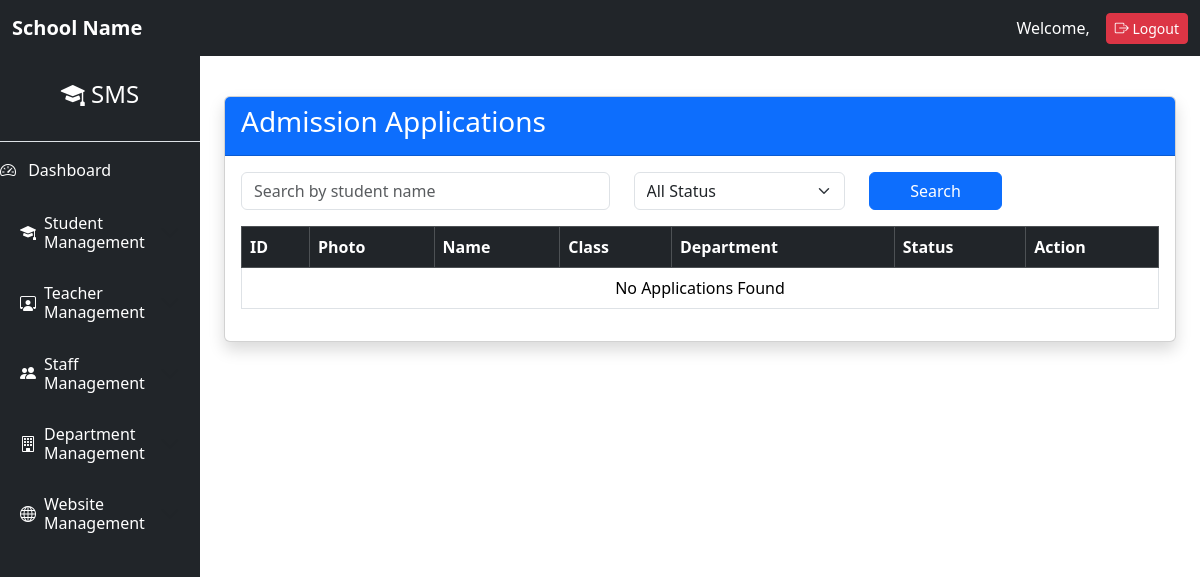
The app's page /admission/list/, older data.
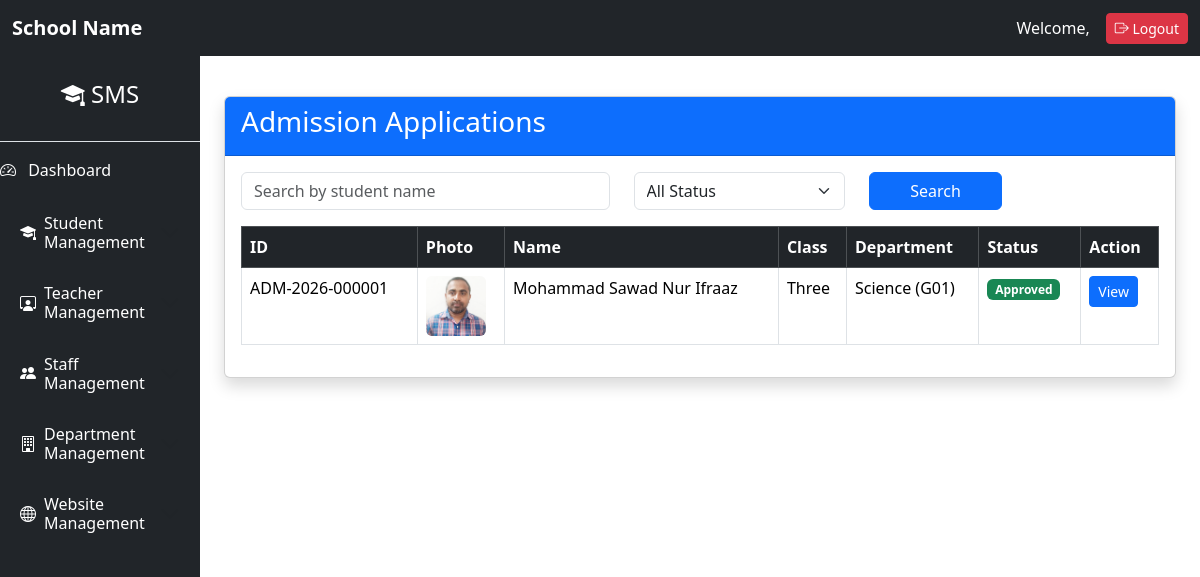
The same page, newer data.
### admission/models.py (models this page shows, shortened)
class AdmissionApplication(models.Model):
    STATUS_CHOICES = [
        ("Pending", "Pending"),
        ("Verified", "Verified"),
        ("Approved", "Approved"),
        ("Rejected", "Rejected"),
    ]
    GENDER_CHOICES = [
        ("Male", "Male"),
        ("Female", "Female"),
        ("Other", "Other"),
    ]
    RELIGION_CHOICES = [
        ("Islam", "Islam"),
        ("Hindu", "Hindu"),
        ("Buddhist", "Buddhist"),
        ("Christian", "Christian"),
        ("Other", "Other"),
    ]
    application_id = models.CharField(
        max_length=30,
        unique=True,
    )
    admission_session = models.ForeignKey(
    Session,
    on_delete=models.PROTECT,
    )
    student_class = models.ForeignKey(
    StudentClass,
    on_delete=models.PROTECT,
    )
    section = models.ForeignKey(
    Section,
    on_delete=models.PROTECT,
    )
    department = models.ForeignKey(
        Department,
        on_delete=models.PROTECT,
    )
    status = models.CharField(
        max_length=20,
        choices=STATUS_CHOICES,
        default="Pending",
    )
    name = models.CharField(max_length=150)
    father_name = models.CharField(max_length=150)
    mother_name = models.CharField(max_length=150)
    dob = models.DateField()
    gender = models.CharField(
        max_length=10,
        choices=GENDER_CHOICES,
    )
    religion = models.CharField(
        max_length=20,
        choices=RELIGION_CHOICES,
    )
    blood_group = models.ForeignKey(
    BloodGroup,
    on_delete=models.PROTECT,
    null=True,
    blank=True,
    )
    nationality = models.CharField(
        max_length=50,
        default="Bangladeshi",
    )
    previous_school = models.CharField(
    max_length=200,
    blank=True,
    )
    phone = models.CharField(max_length=20)
    email = models.EmailField(
        blank=True,
    )
    present_address = models.TextField()
    permanent_address = models.TextField()
    guardian_name = models.CharField(max_length=150)
    guardian_phone = models.CharField(max_length=20)
    guardian_occupation = models.CharField(
        max_length=100,
        blank=True,
    )
    photo = models.ImageField(
        upload_to="admission/photos/",
    )
    birth_certificate = models.FileField(
        upload_to="admission/documents/",
        blank=True,
        null=True,
    )
    created_at = models.DateTimeField(
        auto_now_add=True,
    )
    updated_at = models.DateTimeField(
        auto_now=True,
    )

### academics/models.py (models this page shows)
class StudentClass(models.Model):
    name = models.CharField(
        max_length=30,
        unique=True,
    )
    order = models.PositiveIntegerField()
    class Meta:
        ordering = ["order"]
    def __str__(self):
        return self.name

### departments/models.py (models this page shows)
class Department(models.Model):
    name = models.CharField(
        max_length=100,
        unique=True
    )
    department_code = models.CharField(
        max_length=20,
        unique=True
    )
    created_at = models.DateTimeField(
        auto_now_add=True
    )
    updated_at = models.DateTimeField(
        auto_now=True
    )
    def __str__(self):
        return f"{self.name} ({self.department_code})"

### admission/views.py (the view)
class AdmissionListView(ListView):
    model = AdmissionApplication
    template_name = "admission/admission_list.html"
    context_object_name = "applications"
    paginate_by = 5
    ordering = ["-created_at"]
    def get_queryset(self):
        queryset = AdmissionApplication.objects.select_related(
            "student_class",
            "section",
            "department",
            "admission_session",
        ).order_by("-created_at")
        search = self.request.GET.get("search")
        status = self.request.GET.get("status")
        if search:
            queryset = queryset.filter(
                name__icontains=search
            )
        if status:
            queryset = queryset.filter(
                status=status
            )
        return queryset

### admission/templates/admission/admission_list.html (shortened to what this page needs)
{% extends "base.html" %}
{% block content %}
<div class="container mt-4">
<div class="card shadow">
<div class="card-header bg-primary text-white">
<h3>Admission Applications</h3>
</div>
<div class="card-body">
<form method="get" class="row mb-3">
<div class="col-md-5">
<input
type="text"
name="search"
class="form-control"
placeholder="Search by student name"
value="{{ request.GET.search }}">
</div>
<div class="col-md-3">
<select name="status" class="form-select">
<option value="">All Status</option>
</select>
</div>
<div class="col-md-2">
<button
class="btn btn-primary w-100">
Search
</button>
</div>
</form>
<div class="table-responsive">
<table class="table table-bordered table-hover">
<thead class="table-dark">
<tr>
<th>ID</th>
<th>Photo</th>
<th>Name</th>
<th>Class</th>
<th>Department</th>
<th>Status</th>
<th>Action</th>
</tr>
</thead>
<tbody>
{% for application in applications %}
<tr>
<td>{{ application.application_id }}</td>
<td>
<img
src="{{ application.photo.url }}"
width="60"
class="rounded">
</td>
<td>{{ application.name }}</td>
<td>{{ application.student_class }}</td>
<td>{{ application.department }}</td>
<td>
    {% if application.status == "Pending" %}
        <span class="badge bg-warning text-dark">
            Pending
        </span>
    {% elif application.status == "Verified" %}
        <span class="badge bg-info">
            Verified
        </span>
    {% elif application.status == "Approved" %}
        <span class="badge bg-success">
            Approved
        </span>
    {% else %}
        <span class="badge bg-danger">
            Rejected
        </span>
    {% endif %}
</td>
<td>
 <a href="{% url 'admission_detail' application.id %}"
       class="btn btn-sm btn-primary">
        View
    </a>
</td>
</tr>
{% empty %}
<tr>
<td colspan="7" class="text-center">
No Applications Found
</td>
</tr>
{% endfor %}
</tbody>
</table>
</div>
</div>
</div>
</div>
{% endblock %}

Row changes from the older to the newer data that the page shows:
added AdmissionApplication: application_id "ADM-2026-000001", photo (picture), name "Mohammad Sawad Nur Ifraaz", student_class "Three", department "Science (G01)", status "Approved"
Text that changed along with them:
text no longer shown: "No Applications Found"
